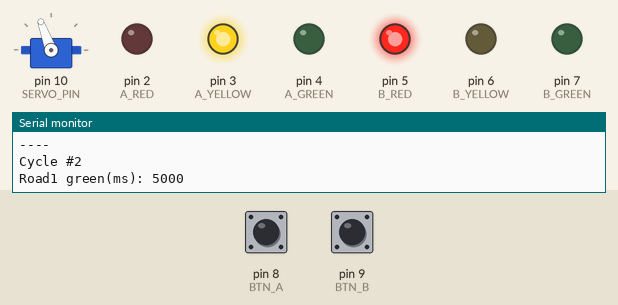
Recording of a sketch running on a simulated Arduino Uno, built with avr-gcc and run on an emulated ATmega328P. Parts: servo, output pins drawn as LEDs (lit = HIGH), the last lines printed to the serial monitor. Inputs (shaded band) come from the test bench; at power-on: pin 9 (BTN_B) HIGH, pin 8 (BTN_A) HIGH.

Above: at 23.2 s.
23.3 s: pin 9 (BTN_B) pulled LOW for 0.15 s
At 24.6 s:
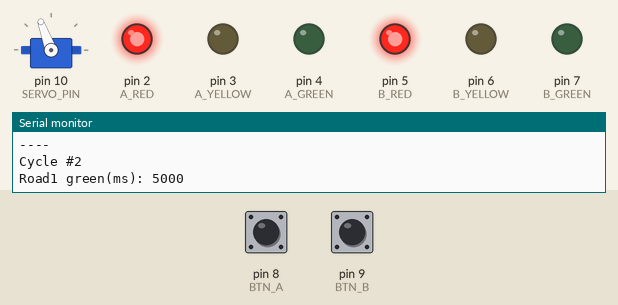
At 25.4 s:
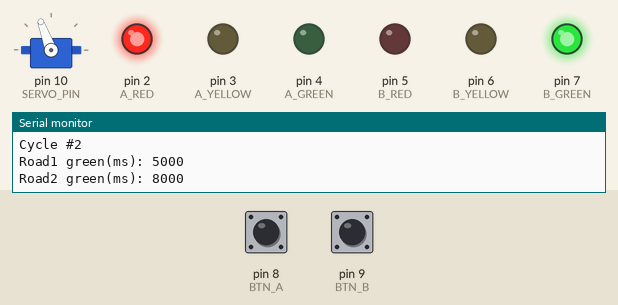
Timing chart, 0 to 26.9 s (numbered marks = the images above; inputs shaded):
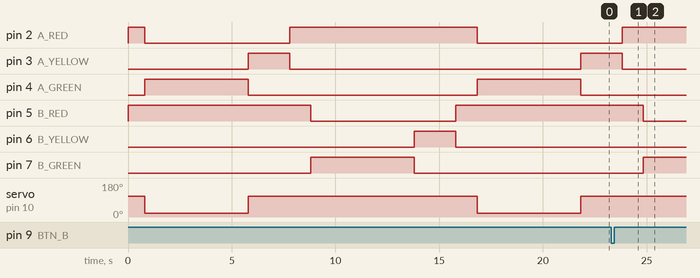

Measured:
- after the input at 23.3 s, pin 5 (B_RED): goes on until 24.8 s, then stays LOW; pin 6 (B_YELLOW): stays LOW (without the input it goes to HIGH after 6.5 s); pin 7 (B_GREEN): goes on until 24.8 s, then stays HIGH
- by itself, pin 4 (A_GREEN): alternates HIGH for 5.0 s and LOW for 11.0 s
- by itself, servo on pin 10 (SERVO_PIN): alternates 110° for 11.0 s and 20° for 5.0 s

The sketch:

traffic_signal_controller.ino
```cpp
#include <Servo.h>

// ===== LED mapping (your wiring) =====
// Road 1: D2=RED, D3=YELLOW, D4=GREEN
// Road 2: D5=RED, D6=YELLOW, D7=GREEN
const int A_RED = 2,  A_YELLOW = 3,  A_GREEN = 4;
const int B_RED = 5,  B_YELLOW = 6,  B_GREEN = 7;

// ===== Buttons =====
const int BTN_A = 8;   // Road 1 demand
const int BTN_B = 9;   // Road 2 demand

// ===== Servo =====
Servo gate;
const int SERVO_PIN = 10;

// === FLIPPED ANGLES (fixed direction) ===
const int GATE_DOWN = 110;   // barrier down
const int GATE_UP   = 20;    // barrier up

// ===== Timings (ms) =====
const unsigned long GREEN_BASE   = 5000;
const unsigned long GREEN_BOOST  = 3000;
const unsigned long YELLOW_TIME  = 2000;
const unsigned long ALL_RED_TIME = 1000;

// ===== Logging counters =====
unsigned long cycleCount = 0;
unsigned long reqA = 0, reqB = 0;
unsigned long extA = 0, extB = 0;

// Demand memory
bool demandA = false;
bool demandB = false;

// ---- Button edge-detect + debounce state ----
bool lastA = false, lastB = false;                 // last stable pressed state
unsigned long lastChangeA = 0, lastChangeB = 0;    // last time reading changed
const unsigned long DEBOUNCE_MS = 30;

// INPUT_PULLUP: pressed = LOW
bool rawPressed(int pin) {
  return digitalRead(pin) == LOW;
}

// Updates stable pressed states; returns true only on "new press" event
bool pressedEvent(int pin, bool &lastStable, unsigned long &lastChange) {
  bool r = rawPressed(pin);

  // if reading differs from stable state, start debounce timer
  if (r != lastStable) {
    if (millis() - lastChange >= DEBOUNCE_MS) {
      // accept the change as stable
      lastStable = r;
      lastChange = millis();
      // if stable state became pressed -> event
      if (lastStable) return true;
    }
  } else {
    // reading matches stable; keep timer fresh
    lastChange = millis();
  }

  return false;
}

void latchDemand() {
  // count once per new press
  if (pressedEvent(BTN_A, lastA, lastChangeA)) { demandA = true; reqA++; }
  if (pressedEvent(BTN_B, lastB, lastChangeB)) { demandB = true; reqB++; }
}

void waitWithLatch(unsigned long ms) {
  unsigned long start = millis();
  while (millis() - start < ms) {
    latchDemand();
    delay(5);
  }
}

void setup() {
  Serial.begin(9600);
  Serial.println("Adaptive Intersection Log شروع");

  pinMode(A_RED, OUTPUT);
  pinMode(A_YELLOW, OUTPUT);
  pinMode(A_GREEN, OUTPUT);

  pinMode(B_RED, OUTPUT);
  pinMode(B_YELLOW, OUTPUT);
  pinMode(B_GREEN, OUTPUT);

  pinMode(BTN_A, INPUT_PULLUP);
  pinMode(BTN_B, INPUT_PULLUP);

  gate.attach(SERVO_PIN);

  // Initialize button stable states
  lastA = rawPressed(BTN_A);
  lastB = rawPressed(BTN_B);
  lastChangeA = millis();
  lastChangeB = millis();

  // Start safe: all red + gate down
  digitalWrite(A_RED, HIGH);
  digitalWrite(B_RED, HIGH);
  digitalWrite(A_YELLOW, LOW);
  digitalWrite(B_YELLOW, LOW);
  digitalWrite(A_GREEN, LOW);
  digitalWrite(B_GREEN, LOW);

  gate.write(GATE_DOWN);
  delay(800);
}

void loop() {
  cycleCount++;
  Serial.print("Cycle #");
  Serial.println(cycleCount);

  // ===== ROAD 1 GREEN =====
  unsigned long greenA = GREEN_BASE + (demandA ? GREEN_BOOST : 0);
  if (demandA) extA++;

  Serial.print("Road1 green(ms): ");
  Serial.println(greenA);

  digitalWrite(A_GREEN, HIGH);
  digitalWrite(A_YELLOW, LOW);
  digitalWrite(A_RED, LOW);

  digitalWrite(B_GREEN, LOW);
  digitalWrite(B_YELLOW, LOW);
  digitalWrite(B_RED, HIGH);

  gate.write(GATE_UP);
  waitWithLatch(greenA);

  // Road 1 Yellow
  digitalWrite(A_GREEN, LOW);
  digitalWrite(A_YELLOW, HIGH);
  gate.write(GATE_DOWN);
  waitWithLatch(YELLOW_TIME);

  // All red buffer
  digitalWrite(A_YELLOW, LOW);
  digitalWrite(A_RED, HIGH);
  waitWithLatch(ALL_RED_TIME);

  demandA = false; // served

  // ===== ROAD 2 GREEN =====
  unsigned long greenB = GREEN_BASE + (demandB ? GREEN_BOOST : 0);
  if (demandB) extB++;

  Serial.print("Road2 green(ms): ");
  Serial.println(greenB);

  digitalWrite(B_RED, LOW);
  digitalWrite(B_GREEN, HIGH);
  digitalWrite(B_YELLOW, LOW);

  gate.write(GATE_DOWN); // stays down for road 2
  waitWithLatch(greenB);

  // Road 2 Yellow
  digitalWrite(B_GREEN, LOW);
  digitalWrite(B_YELLOW, HIGH);
  waitWithLatch(YELLOW_TIME);

  // All red buffer
  digitalWrite(B_YELLOW, LOW);
  digitalWrite(B_RED, HIGH);
  waitWithLatch(ALL_RED_TIME);

  demandB = false; // served

  // ===== Summary =====
  Serial.print("Requests A/B: ");
  Serial.print(reqA);
  Serial.print(" / ");
  Serial.println(reqB);

  Serial.print("Extensions A/B: ");
  Serial.print(extA);
  Serial.print(" / ");
  Serial.println(extB);

  Serial.println("----");
}
```
